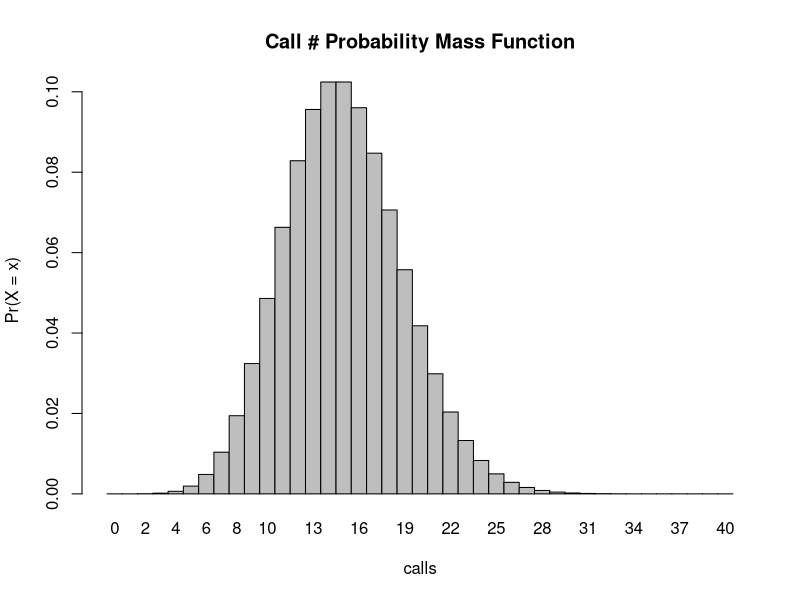
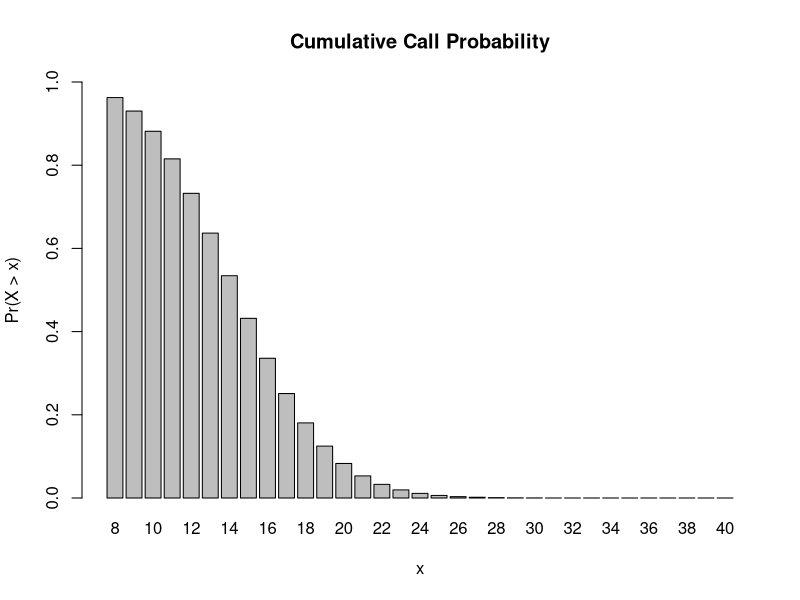
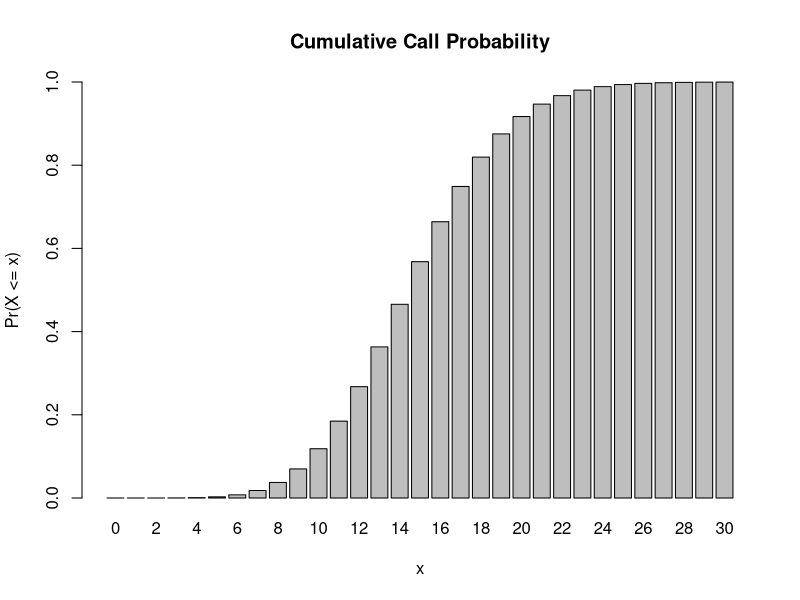
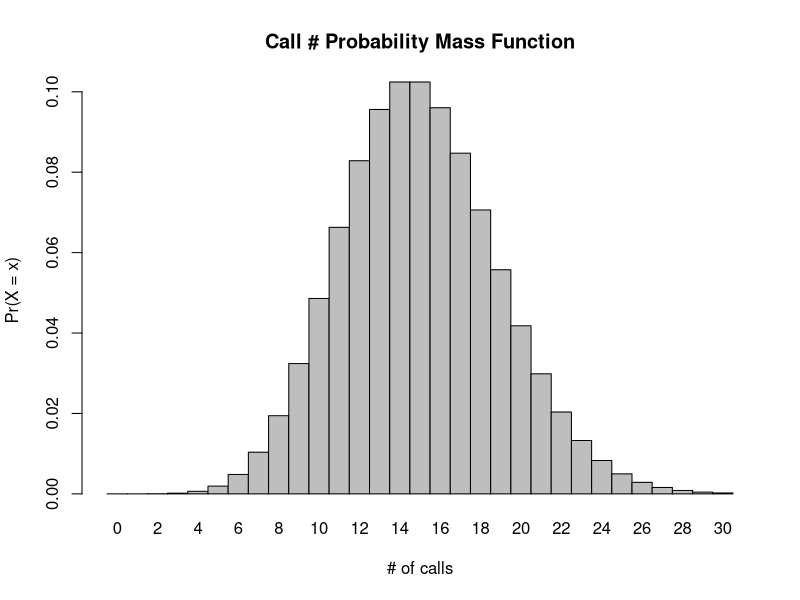

The R script that drew these images, in order:
## ---- chunk 1
knitr::opts_chunk$set(echo = TRUE)
## ---- chunk 2
# let's start by assigning X as a Poisson random distribution of the number of calls heard in a 2 hour monitoring session
X <- dpois(0:40,15) #this defines X as a poisson distribution with a mean of 15 over the interval of 0-40 (I just chose the max more or less at random to just try and get a full spread of the distribution)
barplot(X, names.arg = 0:40, space = 0, xlab = "calls", ylab = "Pr(X = x)", main = "Call # Probability Mass Function") #this plots the above generated distribution just to check that it looks right
## ---- chunk 3
ppois(8, 15, lower.tail = FALSE) #ppois returns the cumulative distribution function for a given lambda (in our case 15) and value within the distribution (in our case 8 for the number of calls we're trying to determine the probability for), we specify lower.tail = FALSE to ensure we're finding the probability of the upper tail (i.e. greater than our given value of 8)
## ---- chunk 4
barplot(ppois(8:40, lambda = 15, lower.tail = FALSE), ylim = 0:1, names.arg = 8:40, xlab = "x",
    ylab = "Pr(X > x)", main = "Cumulative Call Probability") # we can visualize the cumulative probability distribution by plotting ppois between our lower value (8) and an undetermined max (I use 40 here, it can theoretically go to infinity but our probability is already essentially at 0 well before we hit 30)
## ---- chunk 5
ppois(0, 15) # as before we use the ppois function to return the cumulative distribution, though this time we leave lower.tail = TRUE to find the probability X <= x (inclusive). Since we're essentially finding the probability in a range from 0 to 0 it's astronomically low,
## ---- chunk 6
barplot(ppois(0:30, lambda = 15), ylim = 0:1, names.arg = 0:30, xlab = "x",
    ylab = "Pr(X <= x)", main = "Cumulative Call Probability") #same as before we're plotting the probability distribution, though since lower.tail = TRUE this time note that the distribution appears inverted to the previous plot. We're finding the probability X <= x, instead of X > x
## ---- chunk 7
#technically I think it'd be better to answer this question like this tho:

dpois(0,15) # since this returns the direct probability of a single value rather than a spread, though note that both answers are the same: 3.059023e-07
## ---- chunk 8
# now we return to using the dpois function
dpois(3, 15) # return the probability for a single value (3) given a poisson distribution with a mean of 15
## ---- chunk 9
barplot(dpois(0:30, 15), names.arg = 0:30, space = 0, xlab = "# of calls", ylab = "Pr(X = x)", main = "Call # Probability Mass Function") # see above for a discussion of dpois, the plot here is the same, just over the range 0:30
## ---- chunk 10
